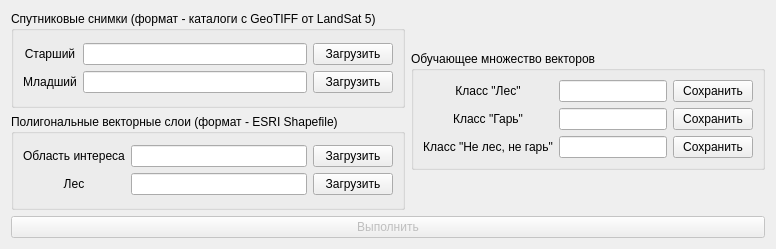
       <widget class="QWidget" name="tab">
        <attribute name="title">
         <string>Создание обучающего множества векторов</string>
        </attribute>
        <layout class="QGridLayout" name="gridLayout_6">
         <item row="0" column="0">
          <layout class="QVBoxLayout" name="verticalLayout_10">
           <item>
            <layout class="QHBoxLayout" name="horizontalLayout_11">
             <item>
              <layout class="QVBoxLayout" name="verticalLayout_9">
               <item>
                <widget class="QGroupBox" name="groupBox_2">
                 <property name="title">
                  <string>Спутниковые снимки (формат - каталоги с GeoTIFF от LandSat 5)</string>
                 </property>
                 <layout class="QGridLayout" name="gridLayout_4">
                  <item row="0" column="0">
                   <layout class="QHBoxLayout" name="horizontalLayout_4">
                    <item>
                     <layout class="QVBoxLayout" name="verticalLayout_2">
                      <item>
                       <widget class="QLabel" name="label">
                        <property name="text">
                         <string>Старший</string>
                        </property>
                        <property name="alignment">
                         <set>Qt::AlignCenter</set>
                        </property>
                       </widget>
                      </item>
                      <item>
                       <widget class="QLabel" name="label_2">
                        <property name="text">
                         <string>Младший</string>
                        </property>
                        <property name="alignment">
                         <set>Qt::AlignCenter</set>
                        </property>
                       </widget>
                      </item>
                     </layout>
                    </item>
                    <item>
                     <layout class="QVBoxLayout" name="verticalLayout_3">
                      <item>
                       <layout class="QHBoxLayout" name="horizontalLayout">
                        <item>
                         <widget class="QLineEdit" name="high_1">
                          <property name="focusPolicy">
                           <enum>Qt::NoFocus</enum>
                          </property>
                          <property name="inputMask">
                           <string/>
                          </property>
                          <property name="readOnly">
                           <bool>true</bool>
                          </property>
                         </widget>
                        </item>
                        <item>
                         <widget class="QPushButton" name="high_1_load">
                          <property name="text">
                           <string>Загрузить</string>
                          </property>
                         </widget>
                        </item>
                       </layout>
                      </item>
                      <item>
                       <layout class="QHBoxLayout" name="horizontalLayout_2">
                        <item>
                         <widget class="QLineEdit" name="low_1">
                          <property name="focusPolicy">
                           <enum>Qt::NoFocus</enum>
                          </property>
                          <property name="readOnly">
                           <bool>true</bool>
                          </property>
                         </widget>
                        </item>
                        <item>
                         <widget class="QPushButton" name="low_1_load">
                          <property name="text">
                           <string>Загрузить</string>
                          </property>
                         </widget>
                        </item>
                       </layout>
                      </item>
                     </layout>
                    </item>
                   </layout>
                  </item>
                 </layout>
                </widget>
               </item>
               <item>
                <widget class="QGroupBox" name="groupBox_3">
                 <property name="title">
                  <string>Полигональные векторные слои (формат - ESRI Shapefile)</string>
                 </property>
                 <layout class="QGridLayout" name="gridLayout_5">
                  <item row="0" column="0">
                   <layout class="QHBoxLayout" name="horizontalLayout_8">
                    <item>
                     <layout class="QVBoxLayout" name="verticalLayout_5">
                      <item>
                       <widget class="QLabel" name="label_3">
                        <property name="text">
                         <string>Область интереса</string>
                        </property>
                        <property name="alignment">
                         <set>Qt::AlignCenter</set>
                        </property>
                       </widget>
                      </item>
                      <item>
                       <widget class="QLabel" name="label_4">
                        <property name="text">
                         <string>Лес</string>
                        </property>
                        <property name="alignment">
                         <set>Qt::AlignCenter</set>
                        </property>
                       </widget>
                      </item>
                     </layout>
                    </item>
                    <item>
                     <layout class="QVBoxLayout" name="verticalLayout_7">
                      <item>
                       <layout class="QHBoxLayout" name="horizontalLayout_9">
                        <item>
                         <widget class="QLineEdit" name="aoi_1">
                          <property name="focusPolicy">
                           <enum>Qt::NoFocus</enum>
                          </property>
                          <property name="readOnly">
                           <bool>true</bool>
                          </property>
                         </widget>
                        </item>
                        <item>
                         <widget class="QPushButton" name="aoi_1_load">
                          <property name="text">
                           <string>Загрузить</string>
                          </property>
                         </widget>
                        </item>
                       </layout>
                      </item>
                      <item>
                       <layout class="QHBoxLayout" name="horizontalLayout_10">
                        <item>
                         <widget class="QLineEdit" name="forest_1">
                          <property name="focusPolicy">
                           <enum>Qt::NoFocus</enum>
                          </property>
                          <property name="readOnly">
                           <bool>true</bool>
                          </property>
                         </widget>
                        </item>
                        <item>
                         <widget class="QPushButton" name="forest_1_load">
                          <property name="text">
                           <string>Загрузить</string>
                          </property>
                         </widget>
                        </item>
                       </layout>
                      </item>
                     </layout>
                    </item>
                   </layout>
                  </item>
                 </layout>
                </widget>
               </item>
              </layout>
             </item>
             <item>
              <layout class="QVBoxLayout" name="verticalLayout_8">
               <item>
                <spacer name="verticalSpacer">
                 <property name="orientation">
                  <enum>Qt::Vertical</enum>
                 </property>
                 <property name="sizeHint" stdset="0">
                  <size>
                   <width>20</width>
                   <height>40</height>
                  </size>
                 </property>
                </spacer>
               </item>
               <item>
                <widget class="QGroupBox" name="groupBox_4">
                 <property name="title">
                  <string>Обучающее множество векторов</string>
                 </property>
                 <layout class="QGridLayout" name="gridLayout_3">
                  <item row="0" column="0">
                   <layout class="QHBoxLayout" name="horizontalLayout_7">
                    <item>
                     <layout class="QVBoxLayout" name="verticalLayout_6">
                      <item>
                       <widget class="QLabel" name="label_5">
                        <property name="text">
                         <string>Класс &quot;Лес&quot;</string>
                        </property>
                        <property name="alignment">
                         <set>Qt::AlignCenter</set>
                        </property>
                       </widget>
                      </item>
                      <item>
                       <widget class="QLabel" name="label_6">
                        <property name="text">
                         <string>Класс &quot;Гарь&quot;</string>
                        </property>
                        <property name="alignment">
                         <set>Qt::AlignCenter</set>
                        </property>
                       </widget>
                      </item>
                      <item>
                       <widget class="QLabel" name="label_7">
                        <property name="text">
                         <string>Класс &quot;Не лес, не гарь&quot;</string>
                        </property>
                        <property name="alignment">
                         <set>Qt::AlignCenter</set>
                        </property>
                       </widget>
                      </item>
                     </layout>
                    </item>
                    <item>
                     <layout class="QVBoxLayout" name="verticalLayout_4">
                      <item>
                       <layout class="QHBoxLayout" name="horizontalLayout_3">
                        <item>
                         <widget class="QLineEdit" name="c3_1">
                          <property name="focusPolicy">
                           <enum>Qt::NoFocus</enum>
                          </property>
                          <property name="readOnly">
                           <bool>true</bool>
                          </property>
                         </widget>
                        </item>
                        <item>
                         <widget class="QPushButton" name="c3_1_save">
                          <property name="text">
                           <string>Сохранить</string>
                          </property>
                         </widget>
                        </item>
                       </layout>
                      </item>
                      <item>
                       <layout class="QHBoxLayout" name="horizontalLayout_5">
                        <item>
                         <widget class="QLineEdit" name="c2_1">
                          <property name="focusPolicy">
                           <enum>Qt::NoFocus</enum>
                          </property>
                          <property name="readOnly">
                           <bool>true</bool>
                          </property>
                         </widget>
                        </item>
                        <item>
                         <widget class="QPushButton" name="c2_1_save">
                          <property name="text">
                           <string>Сохранить</string>
                          </property>
                         </widget>
                        </item>
                       </layout>
                      </item>
                      <item>
                       <layout class="QHBoxLayout" name="horizontalLayout_6">
                        <item>
                         <widget class="QLineEdit" name="c1_1">
                          <property name="focusPolicy">
                           <enum>Qt::NoFocus</enum>
                          </property>
                          <property name="readOnly">
                           <bool>true</bool>
                          </property>
                         </widget>
                        </item>
                        <item>
                         <widget class="QPushButton" name="c1_1_save">
                          <property name="text">
                           <string>Сохранить</string>
                          </property>
                         </widget>
                        </item>
                       </layout>
                      </item>
                     </layout>
                    </item>
                   </layout>
                  </item>
                 </layout>
                </widget>
               </item>
               <item>
                <spacer name="verticalSpacer_2">
                 <property name="orientation">
                  <enum>Qt::Vertical</enum>
                 </property>
                 <property name="sizeHint" stdset="0">
                  <size>
                   <width>20</width>
                   <height>40</height>
                  </size>
                 </property>
                </spacer>
               </item>
              </layout>
             </item>
            </layout>
           </item>
           <item>
            <widget class="QPushButton" name="op_1">
             <property name="enabled">
              <bool>false</bool>
             </property>
             <property name="text">
              <string>Выполнить</string>
             </property>
            </widget>
           </item>
          </layout>
         </item>
        </layout>
       </widget>
